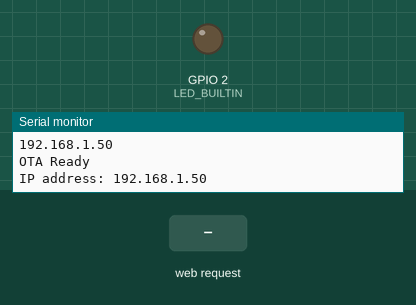
Simulated run of this program. Board: ESP8266 (NodeMCU). Parts: output pins drawn as LEDs (lit = HIGH, except the on-board LED, lit = LOW), the last lines printed to the serial monitor. The test bench sets the inputs (shaded band). WiFi joins after 1.5 s; servers stay silent unless stated; the local clock reads 2024-03-15 10:24:30 at power-on unless the program sets it; storage starts empty; not simulated (calls return 0 or success): WiFiCredentials.h.

Above: at 2.7 s.
2.8 s: HTTP request GET /switchMode received
At 9.81 s:
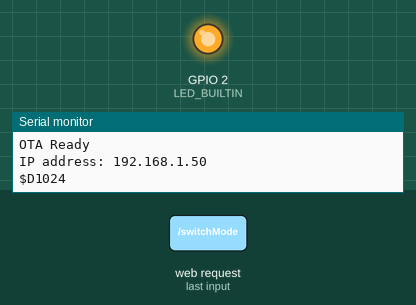
Timing chart, 0 to 10.3 s (numbered marks = the images above; inputs shaded):
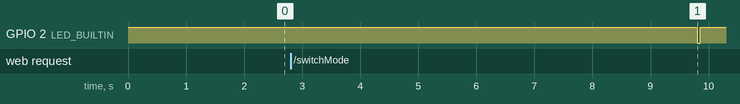

The program:

main.cpp
```cpp
#include <ESP8266WiFi.h>
#include <ESP8266WebServer.h>
#include <WiFiClient.h>
#include <ArduinoOTA.h>
#include <time.h>
#include "WiFiCredentials.h"
#include <LittleFS.h>

// Time zone configuration
const char* timezone = "CET-1CEST,M3.5.0,M10.5.0/3"; // Central Europe

// Web server instance
ESP8266WebServer server(80);

// Mode enumeration
enum Mode { Tuning, Clock };
Mode currentMode = Tuning; // Default mode

// Function prototypes
void setupWiFi();
void setupServer();
void setupOTA();
void displayTime();
void handleRoot();
void handleSet();
void handleSwitchMode();
void handleGetTime();

void setup() {
    pinMode(LED_BUILTIN, OUTPUT);
    digitalWrite(LED_BUILTIN, HIGH);

    Serial.begin(9600);

    if (!LittleFS.begin()) {
        Serial.println("An error has occurred while mounting LittleFS");
        return;
    }

    setupWiFi();
    setupServer();
    setupOTA();
}

void loop() {
    server.handleClient();
    ArduinoOTA.handle();
    if (currentMode == Clock) {
        displayTime();
    }
}

// Function to connect to WiFi
void setupWiFi() {
    WiFi.mode(WIFI_STA);

    // Attempt to connect to primary WiFi network
    WiFi.begin(ssid, password);
    Serial.print("Connecting to primary WiFi");
    for (int i = 0; i < 20; i++) {
        if (WiFi.status() == WL_CONNECTED) {
            Serial.println("\nConnected to primary WiFi");
            break;
        }
        delay(500);
        Serial.print(".");
    }

    // If still not connected, print an error message
    if (WiFi.status() != WL_CONNECTED) {
        Serial.println("\nFailed to connect to WiFi");
        return;
    }

    configTime(0, 0, "pool.ntp.org");
    setenv("TZ", timezone, 0);

    Serial.println("");
    Serial.println("\nWiFi connected.");
    Serial.println("IP address: ");
    Serial.println(WiFi.localIP());
}

// Function to configure server routes
void setupServer() {
    server.on("/", HTTP_GET, handleRoot);
    server.on("/set", HTTP_GET, handleSet);
    server.on("/switchMode", HTTP_GET, handleSwitchMode);
    server.on("/getTime", HTTP_GET, handleGetTime);

    server.begin();
}

// Function to set up OTA updates
void setupOTA() {
    ArduinoOTA.onStart([]() {
        String type;
        if (ArduinoOTA.getCommand() == U_FLASH) {
            type = "sketch";
        } else { // U_SPIFFS
            type = "filesystem";
        }
        // NOTE: if updating SPIFFS this would be the place to unmount SPIFFS using SPIFFS.end()
        Serial.println("Start updating " + type);
    });
    ArduinoOTA.onEnd([]() {
        Serial.println("\nEnd");
    });
    ArduinoOTA.onProgress([](unsigned int progress, unsigned int total) {
        Serial.printf("Progress: %u%%\r", (progress / (total / 100)));
    });
    ArduinoOTA.onError([](ota_error_t error) {
        Serial.printf("Error[%u]: ", error);
        if (error == OTA_AUTH_ERROR) {
            Serial.println("Auth Failed");
        } else if (error == OTA_BEGIN_ERROR) {
            Serial.println("Begin Failed");
        } else if (error == OTA_CONNECT_ERROR) {
            Serial.println("Connect Failed");
        } else if (error == OTA_RECEIVE_ERROR) {
            Serial.println("Receive Failed");
        } else if (error == OTA_END_ERROR) {
            Serial.println("End Failed");
        }
    });
    ArduinoOTA.begin();
    Serial.println("OTA Ready");
    Serial.print("IP address: ");
    Serial.println(WiFi.localIP());
}

// Function to handle the root endpoint
void handleRoot() {
    if (!LittleFS.exists("/ui.html")) {
        server.send(404, "text/plain", "File not found");
        return;
    }

    File file = LittleFS.open("/ui.html", "r");
    if (!file) {
        server.send(500, "text/plain", "Failed to open file");
        return;
    }

    String html = file.readString();
    file.close();
    server.send(200, "text/html", html);
}

// Function to handle the set endpoint
void handleSet() {
    if (currentMode == Tuning) {
        if (server.hasArg("num")) {
            String number = server.arg("num");
            if (number.length() == 4) {
                int digit4 = number.substring(0, 1).toInt();
                int digit3 = number.substring(1, 2).toInt();
                int digit2 = number.substring(2, 3).toInt();
                int digit1 = number.substring(3, 4).toInt();
                int combined1 = 00;
                int combined2 = 00;
                // Ensure combined1 and combined2 are treated as valid even if they are zero
                if (number != 0000) {
                    combined1 = digit1 * 10 + digit2;
                    combined2 = digit3 * 10 + digit4;
                }
                char buf[32];
                sprintf(buf, "$D%02d%02d\n", combined1, combined2);
                Serial.print(buf);
                server.send(200, "text/plain", "Set display to: " + number);
            } else {
                server.send(400, "text/plain", "Invalid number! Send ?num=4-digit number");
            }
        } else {
            server.send(400, "text/plain", "Missing parameter: ?num=4-digit number");
        }
    } else {
        server.send(400, "text/plain", "Invalid operation in current mode.");
    }
}

// Function to handle the switch mode endpoint
void handleSwitchMode() {
    currentMode = (currentMode == Tuning) ? Clock : Tuning;
    server.send(200, "text/plain", (currentMode == Clock) ? "Clock" : "Tuning");
}

// Function to handle the get time endpoint
void handleGetTime() {
    time_t now = time(nullptr);
    struct tm* timeinfo = localtime(&now);
    char buf[9];
    sprintf(buf, "%02d:%02d:%02d", timeinfo->tm_hour, timeinfo->tm_min, timeinfo->tm_sec);
    server.send(200, "text/plain", buf);
}

// Function to display the current time
void displayTime() {
    static time_t lastv = 0;
    static uint8_t cnt = 0;
    char buf[32];

    time_t tnow = time(nullptr);
    tm* tm = localtime(&tnow);

    if (lastv != tm->tm_min) { // update time every minute
        lastv = tm->tm_min;
        sprintf(buf, "$D%02d%02d\n", tm->tm_hour, tm->tm_min); // The display expects a message like this: $D[number]\n
        Serial.print(buf);
    }

    delay(1000);

    if (cnt++ > 5) { // blink the LED to indicate we're still alive
        cnt = 0;
        digitalWrite(LED_BUILTIN, LOW); // Turn the LED on
        delay(50);
        digitalWrite(LED_BUILTIN, HIGH); // Turn the LED off
    }
}
```

Measured:
- after the input at 2.8 s, GPIO 2 (LED_BUILTIN): HIGH → LOW after 7.0 s, → HIGH 0.05 s later
